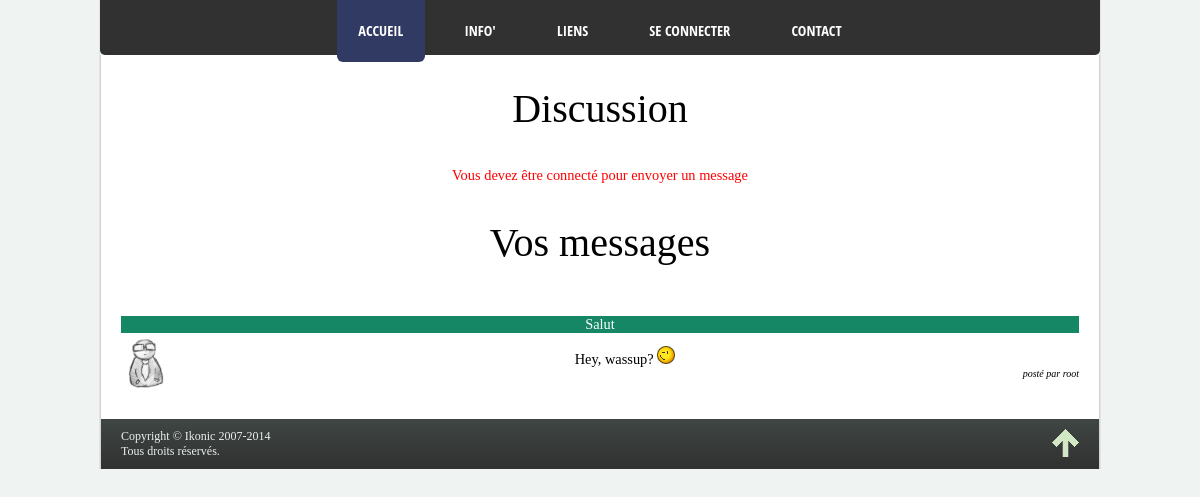
The page /Ikonic/discussion.php on the database its author committed.
### tables this page shows
CREATE TABLE IF NOT EXISTS `livre_or` (
  `id` int(11) NOT NULL AUTO_INCREMENT,
  `titre` varchar(400) NOT NULL,
  `texte` varchar(500) NOT NULL,
  `date` timestamp NOT NULL DEFAULT current_TIMESTAMP,
  `pseudo` varchar(100) NOT NULL,
  PRIMARY KEY (`id`)
);

### Ikonic/discussion.php (the view, shortened to what this page needs)
<!DOCTYPE html>
<html lang="fr">
<head>
	<link rel="stylesheet" type="text/css" href="style/feuille_de_style.css" />
	<link rel="alternate stylesheet" media="screen" type="text/css" title="couleur" href="style/couleur1.css" />
	<link rel="alternate stylesheet" media="screen" type="text/css" title="couleur2" href="style/couleur2.css" />
	<link rel="alternate stylesheet" media="screen" type="text/css" title="couleur3" href="style/couleur3.css" />
</head>
<body>
<?php include("Inclusion/header.php"); include("Inclusion/gestion.php");?>
<nav id="menu">
	<ul>
		<li class="current_page_item"><a href="#.php">Accueil</a></li>
		<li><a href="info.php">Info'</a></li>
		<li><a href="lien.php">Liens</a></li>
		<?php
			if(!isset($_SESSION['pseudo']))
			{
		?>
				<li><a href="index.php">Se Connecter</a></li>
		<?php
			}
			else
			{
		?>
				<li><a href="configuration.php">Mon compte</a></li>
			<?php }?>
		<li><a href="contact.php">Contact</a></li>
	</ul>
</nav>
<section>
	<h1 style="padding-bottom: 35px; text-align:center;">Discussion</h1>
	<center>
	<?php
	if(isset($_SESSION['pseudo']))
	{
		if(isset($_POST['poster']))
		{
			if(isset($_POST['titre']) && isset($_POST['texte']))
			{
				if(!empty($_POST['titre']) && !empty($_POST['texte']))
				{
					$titre=htmlentities($_POST['titre']);
					$texte=htmlspecialchars($_POST['texte']);
					connexion();
					$sql="INSERT INTO livre_or(titre,texte,pseudo) VALUES('".$titre."','".$texte."','".$_SESSION['pseudo']."');";
					mysql_query($sql) or die("souci au niveau de l'insertion des donnees".mysql_error());
					echo "<p style=\"color:green;\">Message enregistré.</p>";
				}
				else
				{
					echo "<p style=\"color:red;\">Erreur: vous n'avez pas renseigné tout les champs</p>";
				}
			}
			else
			{
				echo "<p style=\"color:red;\">Erreur: vous n'avez pas renseigné tout les champs</p>";
			}
		}
	}
	else
	{
		echo "<p style=\"color:red;\">Vous devez être connecté pour envoyer un message</p>";
	}
	?>
	</center>
	<h1 style="padding: 35px; text-align:center;">Vos messages</h1>
	<center>
	<?php
		$sql="SELECT*FROM livre_or ORDER BY date desc";
		$requete=mysql_query($sql);
		while($result=mysql_fetch_array($requete))
		{
			if((isset($_SESSION['pseudo'])) and $_SESSION['pseudo']=="root")
			{
			?>
				<h3><?php echo "{$result['titre']}";?><a href="discussion.php?id_supp=<?php echo "{$result['id']}";?>" title="Supprimer le commentaire" onClick="window.alert('Commentaire supprimé!').html"><img src="Images/zbel.gif" style="float:right;padding-right:5px;"alt="supprimer"/></a></h3>
			<?php
			}
			else
			{
				echo "<h3>{$result['titre']}</h3>";
			}
			echo "<img src=\"Images/avatar_defaut.png\"  style=\"float:left; margin-top:0px;\" width=\"50\" height=\"50\" />";
			echo "<p style=\"margin-top: 13px;\">";
			echo nl2br(filtre_texte($result['texte']));
			echo "</p>";
			echo "<p style=\"font-size: 10px;text-align:right;font-style:italic;\"> posté par {$result['pseudo']}</p>";
		}
	?>
	</center>
</section>
<?php include("Inclusion/bottom.php"); ?>
</body>
</html>

### Ikonic/Inclusion/gestion.php (shortened to what this page needs)
<?php
function filtre_texte($texte)
{
		$texte = str_replace(":smile:", "<img src='Images/smiley/smile.gif' border='0'>", $texte);
		$texte = str_replace(":wink:", "<img src='Images/smiley/wink.gif' border='0'>", $texte);
		$texte = str_replace(":wassat:", "<img src='Images/smiley/wassat.gif' border='0'>", $texte);
		$texte = str_replace(":tongue:", "<img src='Images/smiley/tongue.gif' border='0'>", $texte);
		$texte = str_replace(":laughing:", "<img src='Images/smiley/laughing.gif' border='0'>", $texte);
		$texte = str_replace(":sad:", "<img src='Images/smiley/sad.gif' border='0'>", $texte);
		$texte = str_replace(":angry:", "<img src='Images/smiley/angry.gif' border='0'>", $texte);
		$texte = str_replace(":crying:", "<img src='Images/smiley/crying.gif' border='0'>", $texte);
		return $texte;
}

### Ikonic/style/feuille_de_style.css (style rules this page uses)
html, body, div, span, applet, object, iframe, h1, h2, h3, h4, h5, h6, p, blockquote, pre, a, abbr, acronym, address, big, cite, code, del, dfn, em, img, ins, kbd, q, s, samp, small, strike, strong, sub, tt, var, b, u, i, center, dl, dt, dd, ol, ul, li, form, label, legend, table, caption, tbody, tfoot, thead, tr, th, td, article, aside, canvas, details, embed, figure, figcaption, footer, header, hgroup, menu, nav, output, ruby, section, summary, time, mark, audio, video { margin: 0; padding: 0; border: 0; font-size: 100%; font: inherit; vertical-align: baseline; }
html { height: 100%; }
body { background-color: #EFF4F2; background-image: url("http://iuted.bugs3.com/projet/Ikonic2/Images/bg.jpg"); width: 1000px; margin: 0 auto; border-left: 1px solid #E3E3E3; border-right: 1px solid #E3E3E3; font-family: 'Times New Roman', Arial, sans-serif; font-size: 0.9em; color: #000000; }
a { color: #193214; text-decoration: none; }
h3 { font-weight: lighter; background-color:#158765; color: #fff; margin-top:15px; margin-bottom: 5px; }
h1 { font-family: KozGoPr6N-Bold; font-size: 40px; color: #000; }
section { width: 958px; height: auto; background-color: #ffffff; margin: none; display: block; padding: 30px 20px 40px 20px; border-left: 1px solid #D5D5D5; border-right: 1px solid #D5D5D5; }
#menu { margin-top: 0px; top: 0; left: 0; background: rgba(255,255,255,0.95); width: 100%; height: 55px; line-height: 55px; text-align: center; font-family: 'Open Sans Condensed', sans-serif; font-weight: 700; text-transform: uppercase; background-color: rgba(0, 0, 0, 0.8); border-bottom-right-radius: 5px; border-bottom-left-radius: 5px; }
#menu ul { position: relative; }
#menu li { display: inline-block; margin: 0 0.5em 0 0.5em; top: 0; position: relative; }
#menu li a { position: relative; display: block; text-decoration: none; color: white; padding: 3px 1.5em 0.25em 1.5em; border-bottom-left-radius: 6px; border-bottom-right-radius: 6px; }
#menu li.current_page_item a { background: #303A62; color: #fff; }

### Ikonic/style/couleur1.css (style rules this page uses)
body { background-color: #EFF4F2; }

### Ikonic/style/couleur2.css (style rules this page uses)
body { background-image: url("../Images/bg.jpg"); }

### Ikonic/style/couleur3.css (style rules this page uses)
body { background-image: url("../Images/diago.png"); }

### rows shown on the page
livre_or: titre "Salut", texte "Hey, wassup?", texte (picture), pseudo "root"
